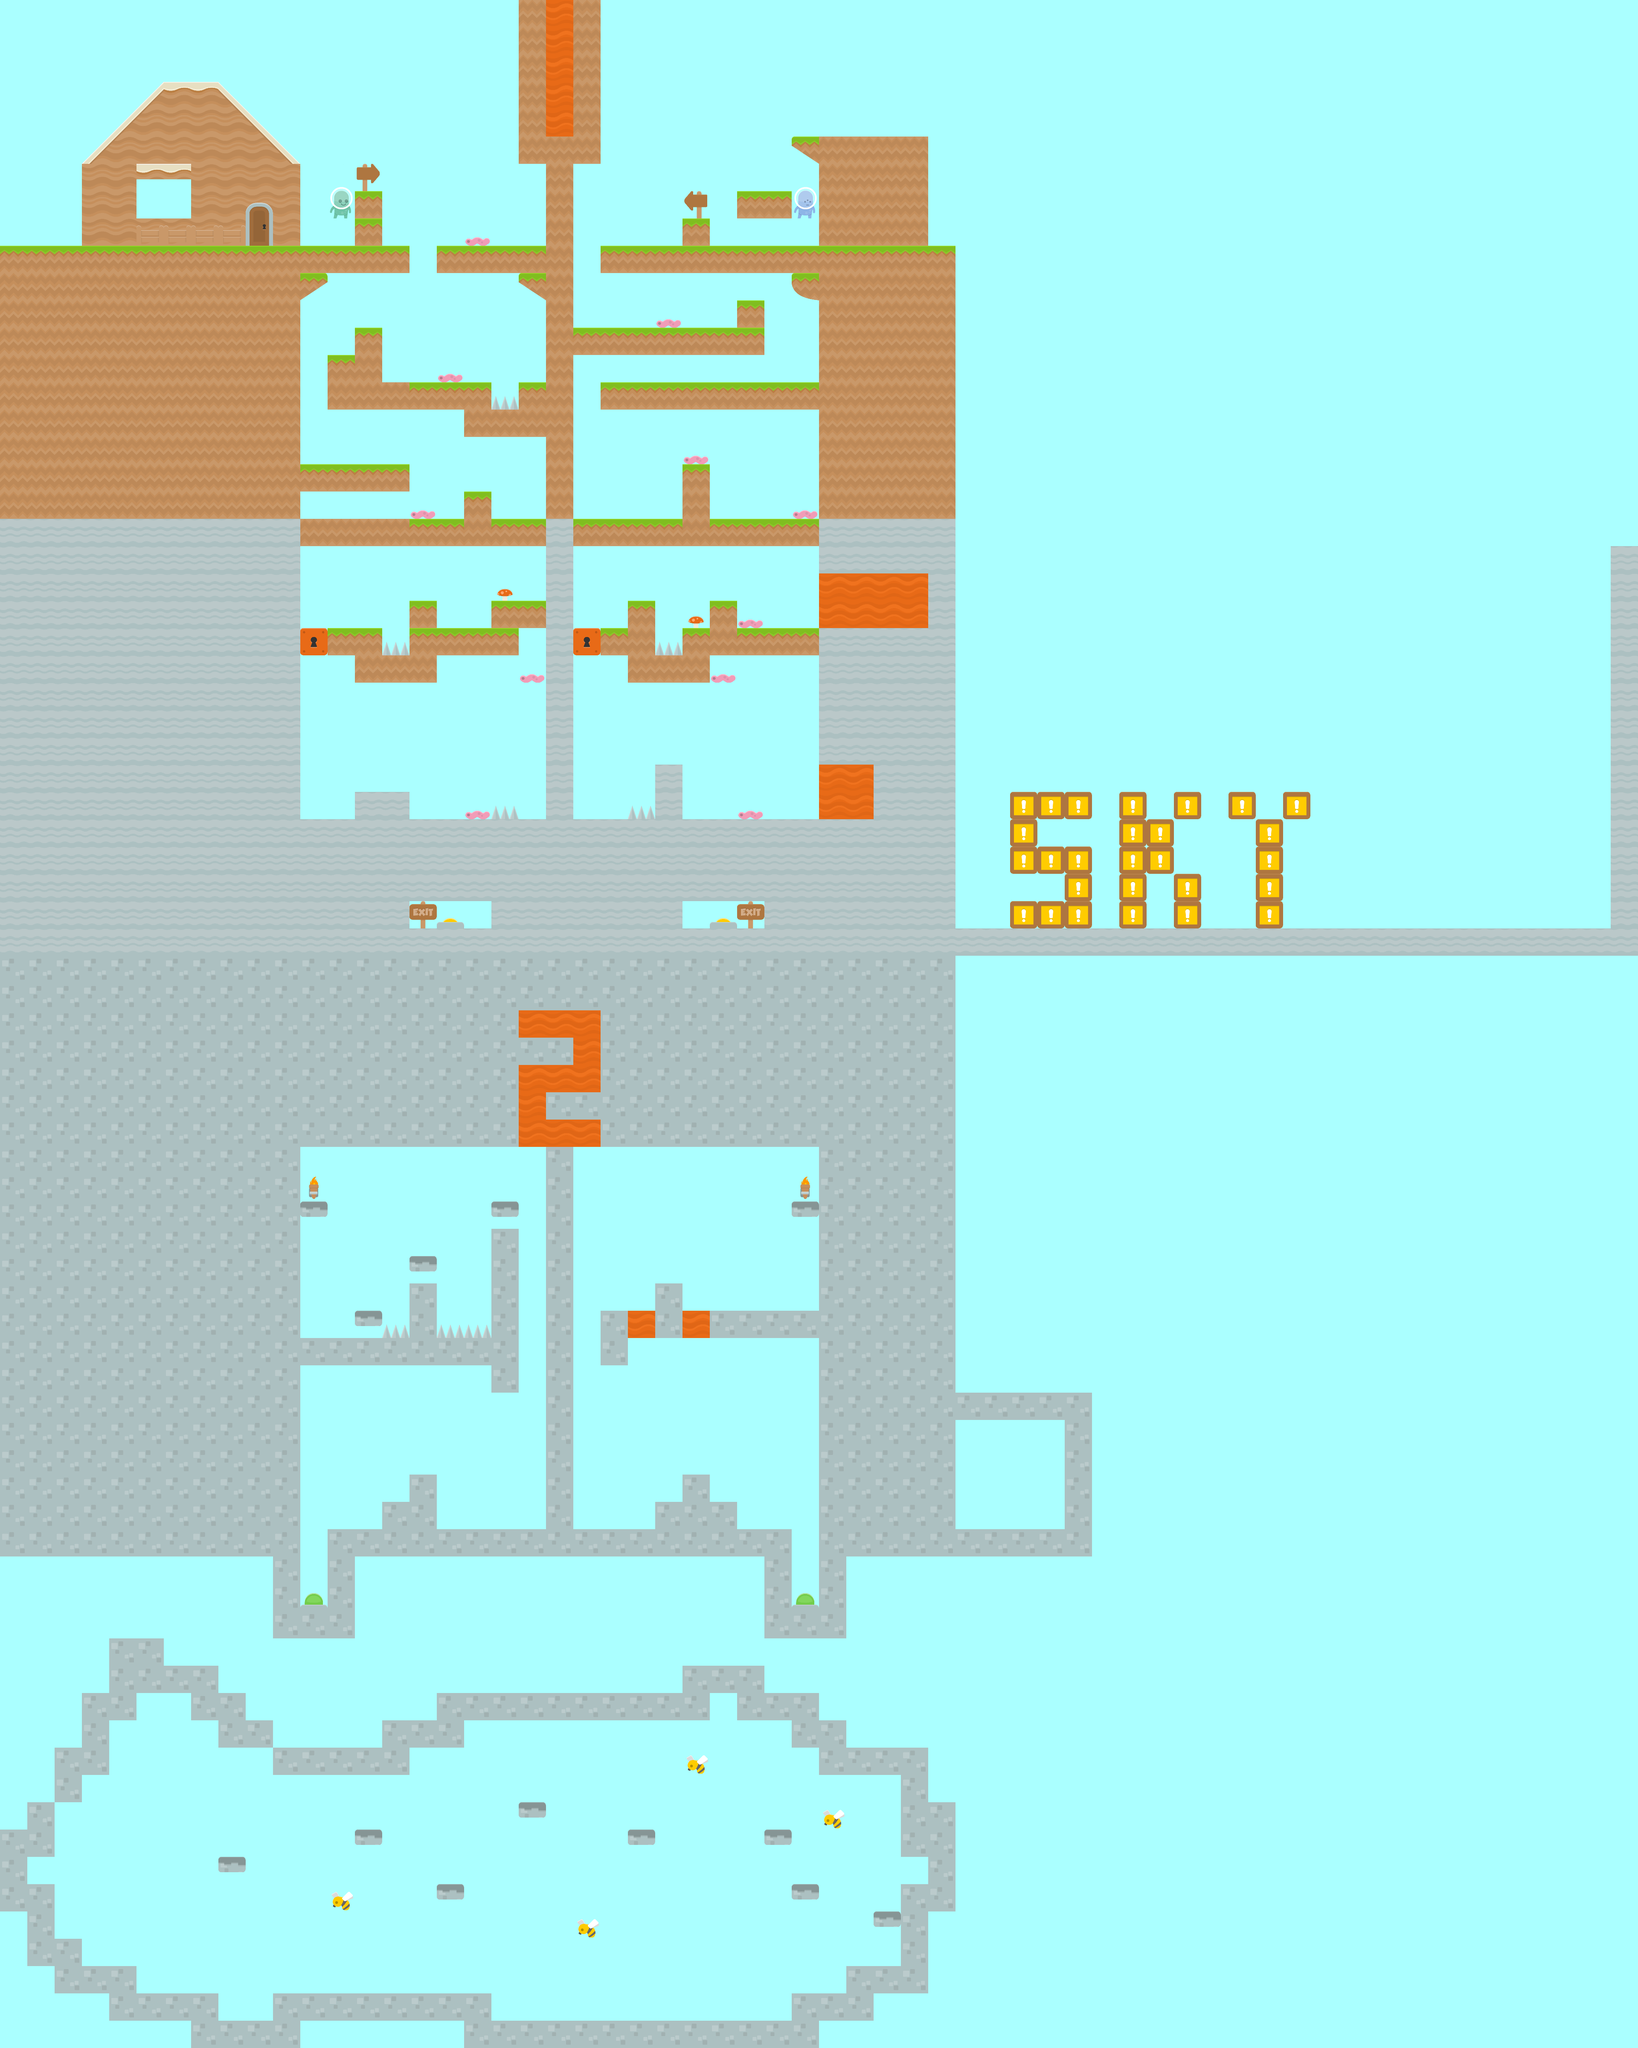

This game map was drawn from its Tiled (.tmx) file and the tilesets committed beside it. A one-line description and the trimmed map source follow:
An orthogonal 60x75 tile map with 64x64 px tiles, 6 tile layers (Terrain, Traps, Surface0, Surface, ...), 5 tilesets.

<map version="1.0" tiledversion="1.1.5" orientation="orthogonal" renderorder="left-up" width="60" height="75" tilewidth="64" tileheight="64" infinite="0" backgroundcolor="#aaffff" nextobjectid="1">
 <tileset firstgid="1" source="lec6-1.tsx" />
 <tileset firstgid="129" source="lec6-5.tsx" />
 <tileset firstgid="193" source="lec6-3.tsx" />
 <tileset firstgid="321" source="lec6-4.tsx" />
 <tileset firstgid="353" source="lec6-2.tsx" />
 <layer name="Terrain" width="60" height="75">
  <data>[4500 cells, 1427 non-empty, 20 distinct tile ids]</data>
 </layer>
 <layer name="Traps" width="60" height="75">
  <data>[4500 cells, 22 non-empty, 5 distinct tile ids]</data>
 </layer>
 <layer name="Surface0" width="60" height="75">
  <data>[4500 cells, 0 non-empty, 0 distinct tile ids]</data>
 </layer>
 <layer name="Surface" width="60" height="75">
  <data>[4500 cells, 62 non-empty, 12 distinct tile ids]</data>
 </layer>
 <layer name="Characters" width="60" height="75">
  <data>[4500 cells, 15 non-empty, 4 distinct tile ids]</data>
 </layer>
 <layer name="Items" width="60" height="75">
  <data>[4500 cells, 2 non-empty, 1 distinct tile ids]</data>
 </layer>
</map>